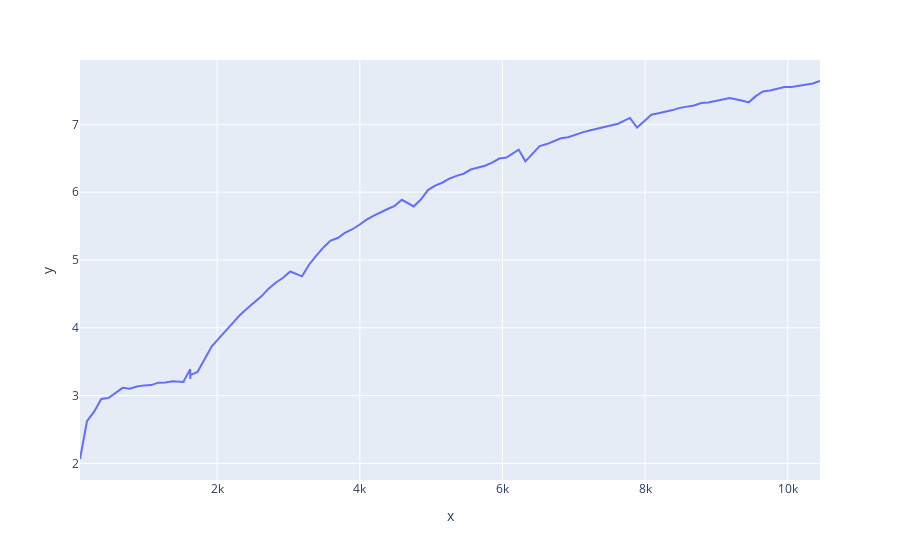

This figure's notebook cell:
### Code cell
def getSpeed_sec(d, rtt):
    x=  2*8*d/rtt/1000
    return x

Speed= getSpeed_sec(lenght, RttMin)
fig2 = px.line(x=lenght, y=Speed, labels=dict(x="Data [bytes]", y="Capacity [Mbit/s]"))
fig2.show()

### Figure 1 — Plotly figure (JSON) as saved in the notebook; plotly's stock layout.template omitted (floating-point values rounded to 4 significant figures; data arrays with more than 128 entries replaced by an {"elided": "..."} marker saying what was removed)
{"data": [{"hovertemplate": "x=%{x}<br>y=%{y}<extra></extra>", "legendgroup": "", "line": {"color": "#636efa", "dash": "solid"}, "marker": {"symbol": "circle"}, "mode": "lines", "name": "", "orientation": "v", "showlegend": false, "type": "scatter", "x": {"elided": "131 int values"}, "xaxis": "x", "y": {"elided": "131 float values"}, "yaxis": "y"}], "layout": {"legend": {"tracegroupgap": 0}, "margin": {"t": 60}, "xaxis": {"anchor": "y", "domain": [0, 1], "title": {"text": "x"}}, "yaxis": {"anchor": "x", "domain": [0, 1], "title": {"text": "y"}}}}
